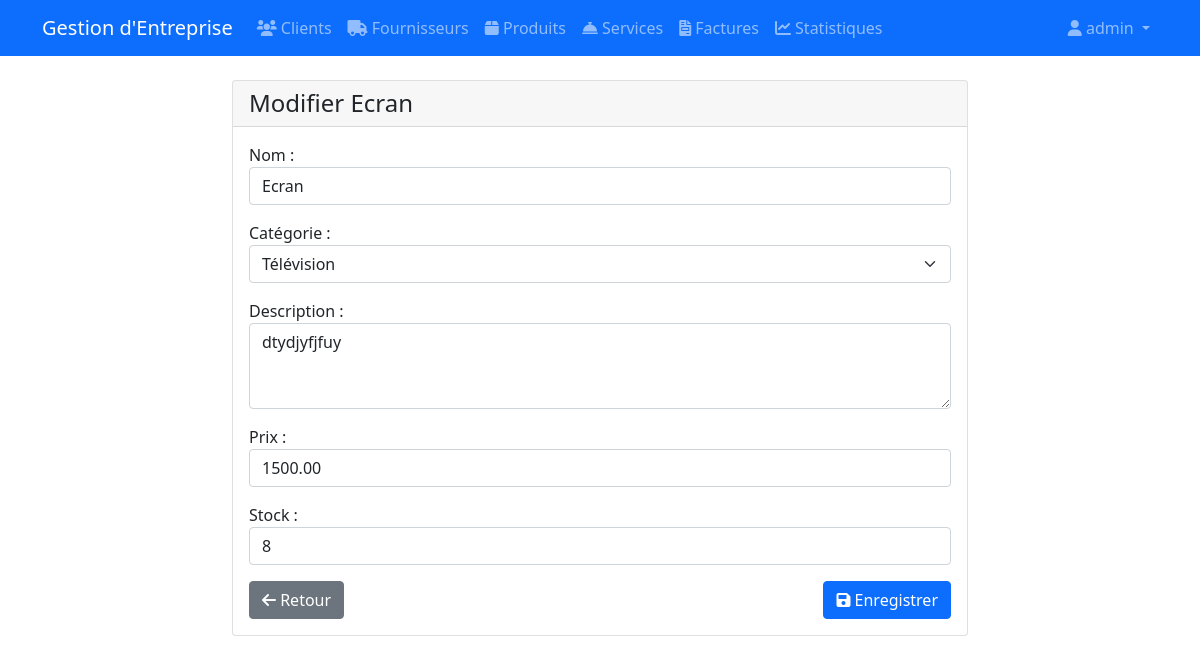
The page /products/1/update/ (signed in) on the database its author committed.
### produit/models.py (models this page shows, shortened)
class Product(models.Model):
    name = models.CharField(max_length=200, verbose_name="Nom")
    category = models.ForeignKey(Category, on_delete=models.CASCADE, verbose_name="Catégorie")
    description = models.TextField(verbose_name="Description")
    price = models.DecimalField(max_digits=10, decimal_places=2, verbose_name="Prix")
    stock = models.IntegerField(default=0, verbose_name="Stock")
    created_at = models.DateTimeField(auto_now_add=True)
    updated_at = models.DateTimeField(auto_now=True)
    class Meta:
        ordering = ['name']
        verbose_name = "Produit"
        verbose_name_plural = "Produits"

### produit/views.py (the view)
# urls.py: path('products/<int:pk>/update/', product_views.product_update, name='product_update'),
@login_required
def product_update(request, pk):
    product = get_object_or_404(Product, pk=pk)
    if request.method == 'POST':
        form = ProductForm(request.POST, instance=product)
        if form.is_valid():
            form.save()
            messages.success(request, 'Produit modifié avec succès.')
            return redirect('product_detail', pk=pk)
    else:
        form = ProductForm(instance=product)
    return render(request, 'products/product_form.html', {
        'form': form,
        'title': f'Modifier {product.name}'
    })

### produit/forms.py
class ProductForm(forms.ModelForm):
    class Meta:
        model = Product
        fields = ['name', 'category', 'description', 'price', 'stock']
        widgets = {
            'name': forms.TextInput(attrs={'class': 'form-control'}),
            'category': forms.Select(attrs={'class': 'form-select'}),
            'description': forms.Textarea(attrs={'class': 'form-control', 'rows': 3}),
            'price': forms.NumberInput(attrs={'class': 'form-control'}),
            'stock': forms.NumberInput(attrs={'class': 'form-control'}),
        }

### produit/models.py (called while the page is built)
    def __str__(self):
        return self.name

### templates/products/product_form.html (shortened to what this page needs)
{% extends 'base.html' %}
{% block content %}
<div class="row justify-content-center">
    <div class="col-md-8">
        <div class="card">
            <div class="card-header">
                <h4 class="mb-0">{{ title }}</h4>
            </div>
            <div class="card-body">
                <form method="post">
                    {% for field in form %}
                    <div class="mb-3">
                        {{ field.label_tag }}
                        {{ field }}
                    </div>
                    {% endfor %}
                    <div class="d-flex justify-content-between">
                        <a href="{% url 'product_list' %}" class="btn btn-secondary">
                            <i class="fas fa-arrow-left"></i> Retour
                        </a>
                        <button type="submit" class="btn btn-primary">
                            <i class="fas fa-save"></i> Enregistrer
                        </button>
                    </div>
                </form>
            </div>
        </div>
    </div>
</div>
{% endblock %}

### templates/base.html (shortened to what this page needs)
<!DOCTYPE html>
<html lang="fr">
<head>
    <link href="https://cdn.jsdelivr.net/npm/bootstrap@5.1.3/dist/css/bootstrap.min.css" rel="stylesheet">
    <link href="https://cdnjs.cloudflare.com/ajax/libs/font-awesome/6.0.0/css/all.min.css" rel="stylesheet">
</head>
<body>
    <nav class="navbar navbar-expand-lg navbar-dark bg-primary">
        <div class="container">
            <a class="navbar-brand" href="{% url 'dashboard' %}">Gestion d'Entreprise</a>
            <div class="collapse navbar-collapse" id="navbarNav">
                {% if user.is_authenticated %}
                <ul class="navbar-nav">
                    <li class="nav-item">
                        <a class="nav-link" href="{% url 'client_list' %}">
                            <i class="fas fa-users"></i> Clients
                        </a>
                    </li>
                    <li class="nav-item">
                        <a class="nav-link" href="{% url 'supplier_list' %}">
                            <i class="fas fa-truck"></i> Fournisseurs
                        </a>
                    </li>
                    <li class="nav-item">
                        <a class="nav-link" href="{% url 'product_list' %}">
                            <i class="fas fa-box"></i> Produits
                        </a>
                    </li>
                    <li class="nav-item">
                        <a class="nav-link" href="{% url 'service_list' %}">
                            <i class="fas fa-concierge-bell"></i> Services
                        </a>
                    </li>
                    <li class="nav-item">
                        <a class="nav-link" href="{% url 'invoice_list' %}">
                            <i class="fas fa-file-invoice"></i> Factures
                        </a>
                    </li>
                    <li class="nav-item">
                        <a class="nav-link" href="{% url 'finance_statistics' %}">
                            <i class="fas fa-chart-line"></i> Statistiques
                        </a>
                    </li>
                </ul>
                <ul class="navbar-nav ms-auto">
                    <li class="nav-item dropdown">
                        <a class="nav-link dropdown-toggle" href="#" id="navbarDropdown" role="button" data-bs-toggle="dropdown">
                            <i class="fas fa-user"></i> {{ user.username }}
                        </a>
                    </li>
                </ul>
                {% endif %}
            </div>
        </div>
    </nav>
    <div class="container mt-4">
        {% block content %}{% endblock %}
    </div>
</body>
</html>

### rows shown on the page
Product: form "Ecran" "Télévision" "dtydjyfjfuy" "1500.00" "8"

### other values the page prints
{{ user.username }} "admin"
{{ title }} "Modifier Ecran"
{{ field.label_tag }} "Nom :" "Catégorie :" "Description :" "Prix :" "Stock :"
